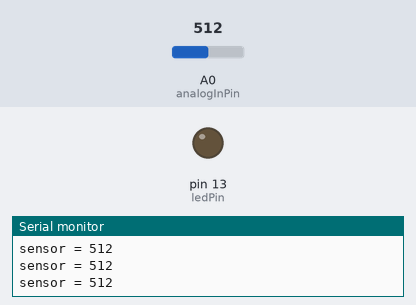
The sketch below on a simulated Arduino Uno, built with avr-gcc and run on an emulated ATmega328P. Shown: output pins drawn as LEDs (lit = HIGH), the last lines printed to the serial monitor. The test bench sets the inputs (shaded band); at power-on: A0 (analogInPin) = 512.

Above: at 1.2 s.
1.3 s: A0 (analogInPin) set to 736
4.3 s: A0 (analogInPin) set to 761
At 5.2 s:
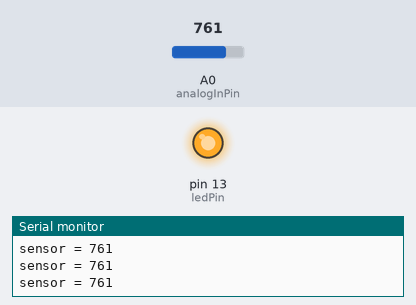
5.8 s: A0 (analogInPin) set to 740
At 6.4 s:
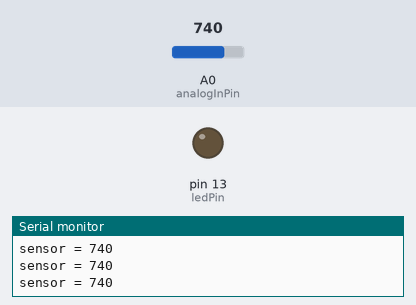
8.8 s: A0 (analogInPin) set to 760
At 9.8 s:
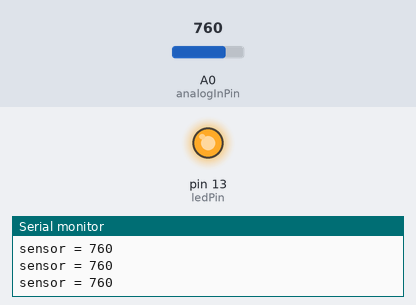
Timing chart, 0 to 11.3 s (numbered marks = the images above; inputs shaded):
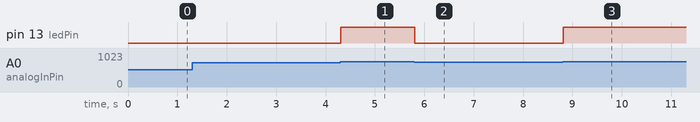

The sketch:

Practica6_GAS.ino
```cpp
/**
 * Esta código sirve para leer el valor que ofrece un senor de gas, y en base a esto
 * encender o apagar un LED.
 */

int analogInPin=A0;
int ledPin=13;

int sensorValue=0;

void setup() {
  // put your setup code here, to run once:
  Serial.begin(9600);
  pinMode(ledPin,OUTPUT);
}

void loop() {
  // put your main code here, to run repeatedly:
  sensorValue=analogRead(analogInPin);
  if(sensorValue >= 750){
    digitalWrite(ledPin,HIGH);
  }
  else{
    digitalWrite(ledPin,LOW);
  }
  Serial.print("sensor = ");
  Serial.println(sensorValue);
  delay(10);
}
```

Measured:
- the behaviour switches between 749 and 750 on A0 (analogInPin) (found by bisection; images 0 and 1)
- after the input at 4.3 s, pin 13 (ledPin): LOW → HIGH at once
- after the input at 5.8 s, pin 13 (ledPin): HIGH → LOW at once
- after the input at 8.8 s, pin 13 (ledPin): LOW → HIGH at once
